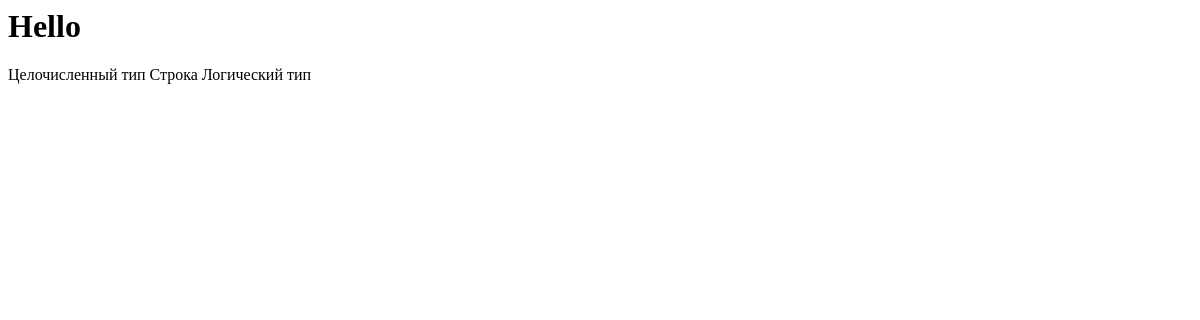
Before: / with the older database file.
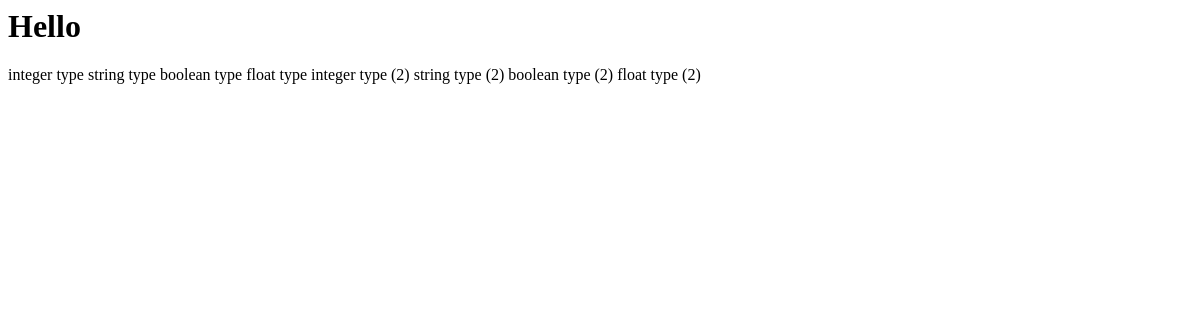
After: the same page with the newer database file.
### app/models.py (models this page shows)
class SomeObject(models.Model):
	so_id = models.AutoField(primary_key=True)
	object_type = models.ForeignKey(SomeObjectType, on_delete=models.PROTECT,verbose_name='Тип объекта')
	description = models.TextField(verbose_name='Описание')
	def __str__(self):
		return self.description
	class Meta:
		verbose_name_plural = 'Объект'

### app/views.py (the view)
# urls.py: path('', views.home, name='home'),
def home(request):
	list_objects = SomeObject.objects.all()
	list_object_types = SomeObjectType.objects.all()
	context = {
		'list_objects': list_objects,
		'list_object_types': list_object_types
	}
	template = 'index.html'
	return render(request, template, context)

### app/templates/index.html
<h1>Hello</h1>
{% for i in list_objects %}
	{{i}}
{% endfor %}

Changed rows visible on the page:
changed SomeObject: description "Целочисленный тип" → "integer type"
changed SomeObject: description "Строка" → "string type"
changed SomeObject: description "Логический тип" → "boolean type"
added SomeObject: description "float type"
added SomeObject: description "integer type (2)"
added SomeObject: description "string type (2)"
added SomeObject: description "boolean type (2)"
added SomeObject: description "float type (2)"
